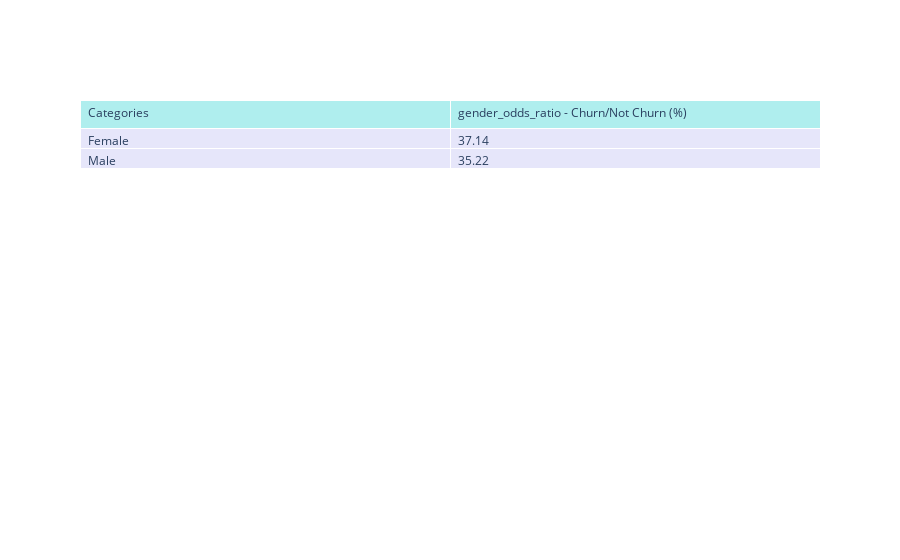
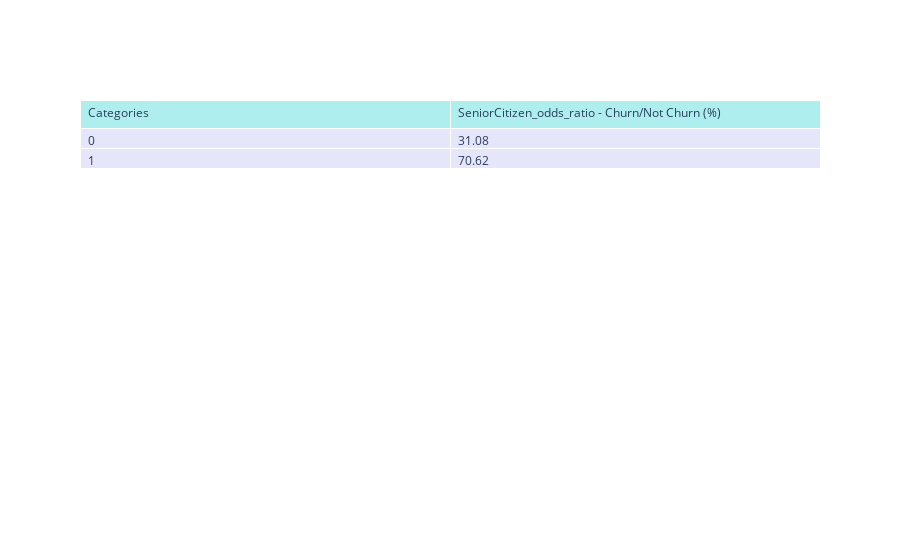
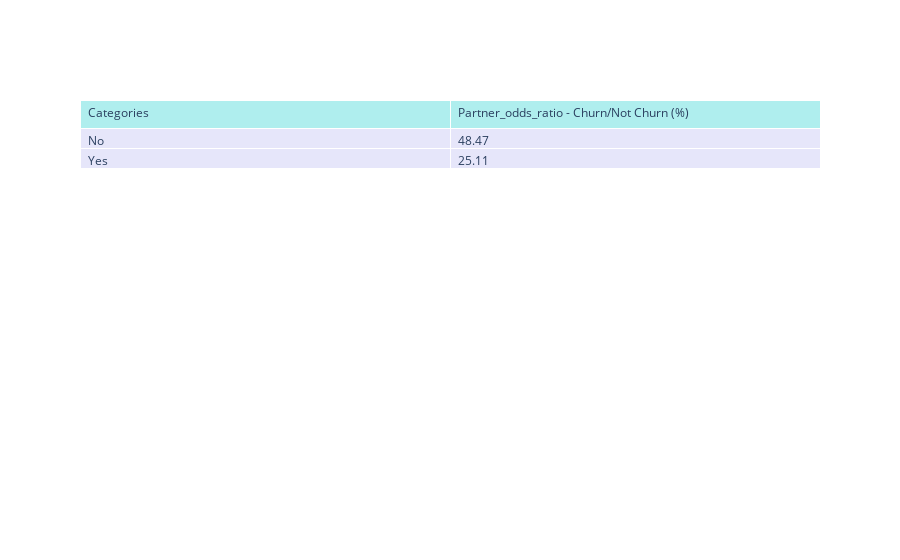
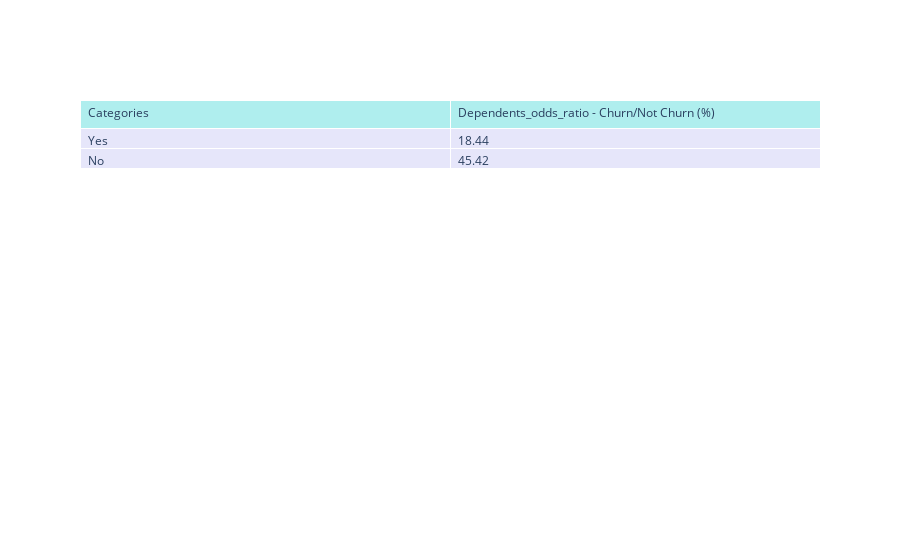

Write notebook code for charts like these, in order.
### Code cell
import plotly.graph_objects as go

# Combine features and target
df_train = pd.concat([X_train, y_train], axis=1)

# Ensure the target variable is binary numeric
if df_train['Churn'].dtype == object:
    df_train['Churn'] = df_train['Churn'].map({'Yes': 1, 'No': 0})

# Loop through categorical variables
for col in cat_var:
    if col in df_train.columns:
        plt.figure(figsize=(12, 5))
        if len(X_train[col].unique()) < 4:
            sb.histplot(binwidth=0.5, x=col, hue=df_train['Churn'], data=df_train, stat="count", multiple="stack", bins=10)
        else:
            sb.histplot(binwidth=0.5, x=col, hue=df_train['Churn'], data=df_train)
        plt.title(f"""Distribution of {col} vs Churn""", fontdict={'fontsize':22})
        plt.show()

        print('Overall frequency: ')
        display(X_train[col].value_counts(normalize=True))

        # Compute odds ratio
        unique_values = df_train[col].unique()
        odds_dict = {}
        for unique_val in unique_values:
            is_churned = len(df_train[(df_train["Churn"] == 1) & (df_train[col] == unique_val)])
            not_churned = len(df_train[(df_train["Churn"] == 0) & (df_train[col] == unique_val)])
            odds_dict[unique_val] = round((is_churned / (not_churned + 1e-6)) * 100, 2)

        odds_df = pd.Series(odds_dict, name=f'{col}_odds_ratio - Churn/Not Churn (%)').reset_index() \
            .rename(columns={'index': 'Categories'})

        # Display table using Plotly
        fig = go.Figure(data=[go.Table(
            header=dict(values=list(odds_df.columns), fill_color='paleturquoise', align='left'),
            cells=dict(values=[odds_df[val] for val in odds_df.columns], fill_color='lavender', align='left'))
        ])
        fig.update_layout(autosize=False)
        fig.show()

        print('*' * 50)

### Figure 1 — Plotly figure (JSON) as saved in the notebook; plotly's stock layout.template omitted (floating-point values rounded to 4 significant figures)
{"data": [{"cells": {"align": "left", "fill": {"color": "lavender"}, "values": [["Female", "Male"], [37.14, 35.22]]}, "header": {"align": "left", "fill": {"color": "paleturquoise"}, "values": ["Categories", "gender_odds_ratio - Churn/Not Churn (%)"]}, "type": "table"}], "layout": {"autosize": false}}

### Figure 2 — Plotly figure (JSON) as saved in the notebook; plotly's stock layout.template omitted (floating-point values rounded to 4 significant figures)
{"data": [{"cells": {"align": "left", "fill": {"color": "lavender"}, "values": [[0, 1], [31.08, 70.62]]}, "header": {"align": "left", "fill": {"color": "paleturquoise"}, "values": ["Categories", "SeniorCitizen_odds_ratio - Churn/Not Churn (%)"]}, "type": "table"}], "layout": {"autosize": false}}

### Figure 3 — Plotly figure (JSON) as saved in the notebook; plotly's stock layout.template omitted (floating-point values rounded to 4 significant figures)
{"data": [{"cells": {"align": "left", "fill": {"color": "lavender"}, "values": [["No", "Yes"], [48.47, 25.11]]}, "header": {"align": "left", "fill": {"color": "paleturquoise"}, "values": ["Categories", "Partner_odds_ratio - Churn/Not Churn (%)"]}, "type": "table"}], "layout": {"autosize": false}}

### Figure 4 — Plotly figure (JSON) as saved in the notebook; plotly's stock layout.template omitted (floating-point values rounded to 4 significant figures)
{"data": [{"cells": {"align": "left", "fill": {"color": "lavender"}, "values": [["Yes", "No"], [18.44, 45.42]]}, "header": {"align": "left", "fill": {"color": "paleturquoise"}, "values": ["Categories", "Dependents_odds_ratio - Churn/Not Churn (%)"]}, "type": "table"}], "layout": {"autosize": false}}
